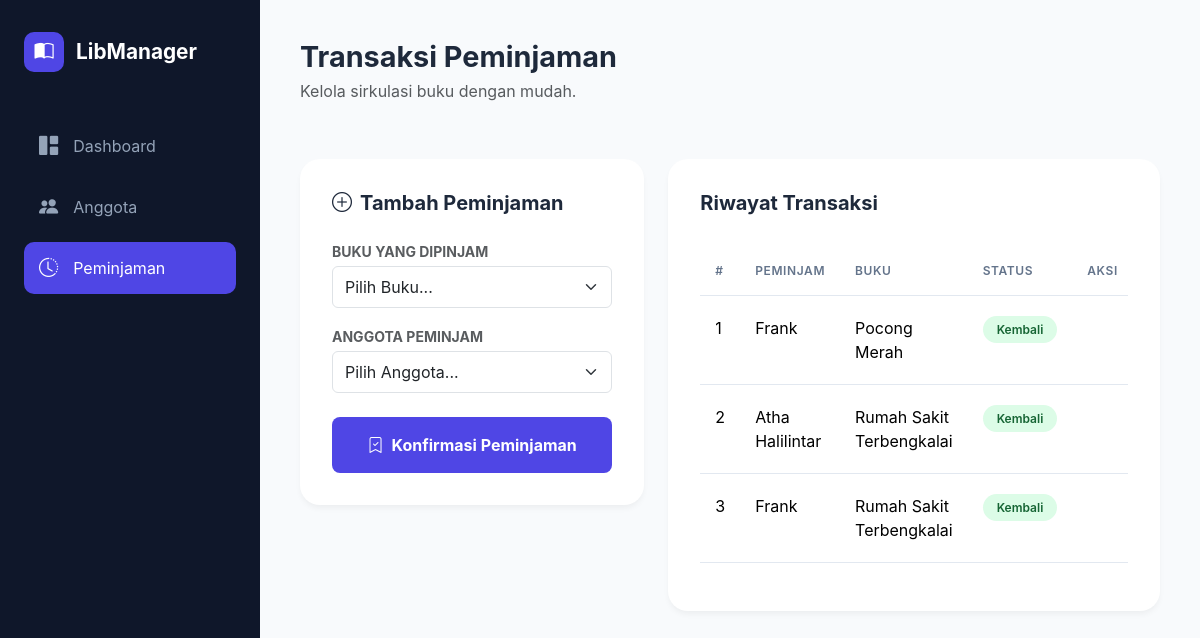
Screenshot of /peminjaman.php with the database file from the repository.
### tables this page shows
CREATE TABLE `tb_peminjaman` (
  `id_pinjam` int(11) NOT NULL,
  `id_buku` int(11) DEFAULT NULL,
  `id_anggota` int(11) DEFAULT NULL,
  `tgl_pinjam` date DEFAULT NULL,
  `status_kembali` enum('pinjam','kembali') DEFAULT 'pinjam'
);

CREATE TABLE `tb_anggota` (
  `id` int(11) NOT NULL,
  `nama` varchar(100) DEFAULT NULL,
  `nim_nis` varchar(20) DEFAULT NULL,
  `jurusan` varchar(50) DEFAULT NULL,
  `telepon` varchar(15) DEFAULT NULL
);

CREATE TABLE `tb_buku` (
  `id` int(11) NOT NULL,
  `judul` varchar(255) NOT NULL,
  `penulis` varchar(255) NOT NULL,
  `tahun` int(11) DEFAULT NULL,
  `status` enum('tersedia','dipinjam') DEFAULT 'tersedia'
);

### peminjaman.php (the view, shortened to what this page needs)
<?php include 'koneksi.php'; ?>
<!DOCTYPE html>
<html lang="id">
<head>
    <link href="https://cdn.jsdelivr.net/npm/bootstrap@5.3.2/dist/css/bootstrap.min.css" rel="stylesheet">
    <link rel="stylesheet" href="https://cdn.jsdelivr.net/npm/bootstrap-icons@1.11.0/font/bootstrap-icons.css">
    <link rel="stylesheet" href="style.css">
</head>
<body>
<div class="app-container">
    <aside class="sidebar">
        <div class="sidebar-header">
            <div class="logo-icon"><i class="bi bi-book-half"></i></div>
            <span class="logo-text">LibManager</span>
        </div>
        <nav class="sidebar-nav">
            <a href="index.php" class="nav-item"><i class="bi bi-grid-1x2-fill"></i> <span>Dashboard</span></a>
            <a href="anggota.php" class="nav-item"><i class="bi bi-people-fill"></i> <span>Anggota</span></a>
            <a href="peminjaman.php" class="nav-item active"><i class="bi bi-clock-history"></i> <span>Peminjaman</span></a>
        </nav>
    </aside>
    <main class="main-content">
        <header class="top-header">
            <div>
                <h1 class="mb-1">Transaksi Peminjaman</h1>
                <p class="text-muted">Kelola sirkulasi buku dengan mudah.</p>
            </div>
        </header>
        <div class="row">
            <div class="col-lg-5">
                <div class="data-card">
                    <h5 class="mb-4 fw-bold"><i class="bi bi-plus-circle me-2"></i>Tambah Peminjaman</h5>
                    <form action="proses_pinjam.php" method="POST">
                        <div class="mb-3">
                            <label class="small text-muted fw-bold mb-1">BUKU YANG DIPINJAM</label>
                            <select name="id_buku" class="form-select py-2" required>
                                <option value="">Pilih Buku...</option>
                            </select>
                        </div>
                        <div class="mb-4">
                            <label class="small text-muted fw-bold mb-1">ANGGOTA PEMINJAM</label>
                            <select name="id_anggota" class="form-select py-2" required>
                                <option value="">Pilih Anggota...</option>
                            </select>
                        </div>
                        <button type="submit" class="btn btn-indigo w-100 py-3 rounded-3 fw-bold">
                            <i class="bi bi-bookmark-check me-2"></i>Konfirmasi Peminjaman
                        </button>
                    </form>
                </div>
            </div>
            <div class="col-lg-7">
                <div class="data-card">
                    <div class="d-flex justify-content-between align-items-center mb-4">
                        <h5 class="fw-bold">Riwayat Transaksi</h5>
                    </div>
                    <div class="table-responsive">
                        <table class="table custom-table">
                            <thead>
                                <tr class="text-muted"><th>#</th><th>PEMINJAM</th><th>BUKU</th><th>STATUS</th><th>AKSI</th></tr>
                            </thead>
                            <tbody>
                                <?php
                                $query = mysqli_query($conn, "SELECT p.*, b.judul, a.nama FROM tb_peminjaman p LEFT JOIN tb_buku b ON p.id_buku = b.id LEFT JOIN tb_anggota a ON p.id_anggota = a.id ORDER BY p.id_pinjam DESC");
                                $no = 1;
                                while($row = mysqli_fetch_assoc($query)) { ?>
                                <tr>
                                    <td><?= $no++ ?></td>
                                    <td><?= htmlspecialchars($row['nama'] ?? 'Unknown') ?></td>
                                    <td><?= htmlspecialchars($row['judul'] ?? 'Unknown') ?></td>
                                    <td>
                                        <span class="badge-status <?= ($row['status_kembali'] == 'pinjam') ? 'is-borrowed' : 'is-available' ?>">
                                            <?= ucfirst($row['status_kembali']) ?>
                                        </span>
                                    </td>
                                    <td>
                                    </td>
                                </tr>
                                <?php } ?>
                            </tbody>
                        </table>
                    </div>
                </div>
            </div>
        </div>
    </main>
</div>
</body>
</html>

### style.css (style rules this page uses)
:root { --primary-indigo: #4f46e5; --primary-hover: #4338ca; --sidebar-bg: #0f172a; --body-bg: #f8fafc; --text-dark: #1e293b; --text-muted: #64748b; --border-color: #e2e8f0; --white: #ffffff; }
* { margin: 0; padding: 0; box-sizing: border-box; }
body { font-family: 'Inter', sans-serif; background-color: var(--body-bg); color: var(--text-dark); overflow-x: hidden; }
.app-container { display: flex; min-height: 100vh; }
.sidebar { width: 260px; background-color: var(--sidebar-bg); padding: 2rem 1.5rem; position: fixed; height: 100vh; }
.sidebar-header { display: flex; align-items: center; gap: 12px; margin-bottom: 3rem; }
.logo-icon { width: 40px; height: 40px; background: var(--primary-indigo); border-radius: 10px; display: grid; place-items: center; color: white; font-size: 1.2rem; }
.logo-text { color: white; font-weight: 700; font-size: 1.3rem; }
.nav-item { display: flex; align-items: center; gap: 15px; padding: 12px 15px; color: #94a3b8; text-decoration: none; border-radius: 10px; margin-bottom: 8px; transition: 0.3s; }
.nav-item i { font-size: 1.2rem; }
.nav-item:hover, .nav-item.active { background: #1e293b; color: white; }
.nav-item.active { background: var(--primary-indigo); }
.main-content { margin-left: 260px; flex-grow: 1; padding: 2.5rem; }
.top-header { display: flex; justify-content: space-between; align-items: center; margin-bottom: 2.5rem; }
.top-header h1 { font-weight: 700; font-size: 1.8rem; margin-bottom: 5px; }
.top-header p { color: var(--text-muted); }
.btn-indigo { background-color: var(--primary-indigo); color: white; padding: 12px 25px; border-radius: 10px; font-weight: 600; border: none; }
.data-card { background: white; border-radius: 20px; padding: 2rem; box-shadow: 0 4px 6px -1px rgba(0, 0, 0, 0.05); }
.custom-table thead th { border-bottom: 1px solid var(--border-color); padding: 15px; color: var(--text-muted); font-size: 0.75rem; text-transform: uppercase; letter-spacing: 0.05em; font-weight: 600; }
.custom-table tbody td { padding: 20px 15px; border-bottom: 1px solid var(--border-color); }
.badge-status { padding: 6px 14px; border-radius: 30px; font-size: 0.75rem; font-weight: 600; }
.is-available { background: #dcfce7; color: #166534; }
.custom-table tbody td { position: relative; z-index: 1; }
.main-content { position: relative; z-index: 2; }

### rows the page displays
tb_peminjaman: id_anggota.nama "Frank", id_buku.judul "Pocong Merah", status_kembali "Kembali"
tb_peminjaman: id_anggota.nama "Atha Halilintar", id_buku.judul "Rumah Sakit Terbengkalai", status_kembali "Kembali"
tb_peminjaman: id_anggota.nama "Frank", id_buku.judul "Rumah Sakit Terbengkalai", status_kembali "Kembali"
